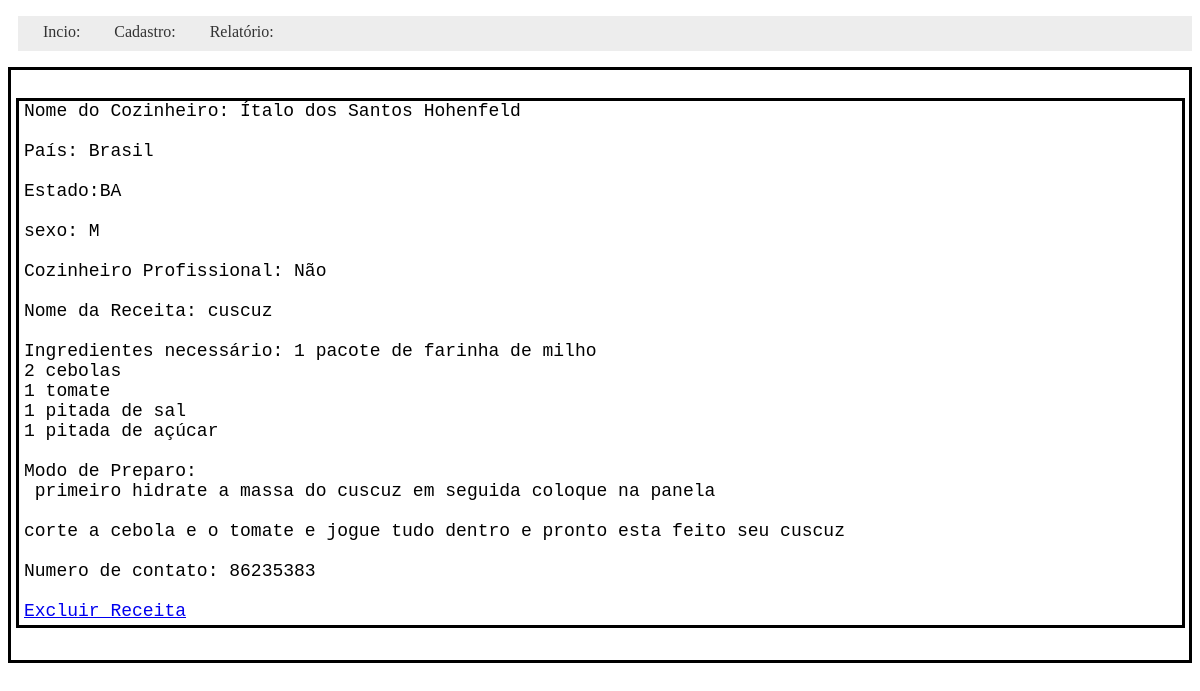
Page /relatorio.php on the committed database.
### tables this page shows
CREATE TABLE `cz_receita` (
  `id` int(4) NOT NULL,
  `nome` varchar(30) NOT NULL,
  `pais` varchar(20) NOT NULL,
  `estado` varchar(20) DEFAULT NULL,
  `sexo` varchar(11) DEFAULT NULL,
  `prof` tinyint(1) NOT NULL,
  `receita` varchar(20) DEFAULT NULL,
  `ig` text NOT NULL,
  `prep` text NOT NULL,
  `contato` int(15) DEFAULT NULL
);

### funcoesC.php (the view, shortened to what this page needs)
<?php
function lerDados(){
    $con = mysqli_connect("localhost","root","","cz1") or die("Erro(Conexão ao sql)");
    $res = mysqli_query($con,"select * from cz_receita");
        $total="";
        if($res){
            while($row= mysqli_fetch_array($res)){
                $nome = $row["nome"];
                $pais = $row["pais"];
                $estado =$row["estado"];
                $sexo = $row["sexo"];
                $prof = $row["prof"];
                $receita = $row["receita"];
                $ig = $row["ig"];
                $prep = $row["prep"];
                $contato = $row["contato"];
                $id = $row["id"];
                $excluir = "Excluir Receita";
                if($prof = 0){
                    $prof="Sim";
                }else{
                    $prof = "Não";
                }
               $total.="<section>".
                "<div id = 'txt'><label >Nome do Cozinheiro: $nome </label><br>" .
                     "<br><label >País: $pais </label><br>".
                     "<br><label >Estado:$estado </label><br>".
                     "<br><label >sexo: $sexo </label><br>".
                     "<br><label  >Cozinheiro Profissional: $prof </label><br>".
                     "<br><label  >Nome da Receita: $receita </label><br>".
                     "<br><label >Ingredientes necessário: $ig </label><br>".
                     "<br><label  >Modo de Preparo:<br> $prep </label><br>".
                     "<br><label >Numero de contato: $contato </label><br>".
                    "<div id ='aquin'><br><a href='excluir.php?id=$id'>$excluir</a></div></div></section>";
            }
        }
        return $total;
    }
?>

### relatorio.php (shortened to what this page needs)
<?php
include "funcoesC.php";
?>
<!DOCTYPE html>
<html lang="pt">
<head>
</head>
        <body>
        <nav id="menu" color = 'red'>
    <ul>
        <li><a href="index.php">Incio:</a></li>
        <li><a href="cadastro.php">Cadastro:</a></li>
        <li><a href="relatorio.php">Relatório:</a></li>
        </ul>
        </nav>
        <section >
                <div id = "tab">
                <pre>
                <?php
                echo lerDados();
                        ?>
                        </pre>
                        </div>
                 </section>
        </body>
</html>

### relatorio.php (style rules this page uses)
#tab { padding-bottom: 4px; padding-left: 5px; padding-right:4px; border:solid; overflow:hidden; }
#txt { border:solid black; font-size:18px; color:black; padding-bottom: 4px; padding-left: 5px; padding-right:4px; }
body { background:url("imagens/rela.jpg") }
#menu ul { margin-left:10px; padding:5px; background-color:#EDEDED; }
#menu ul li { display: inline; margin-left:10px; }
#menu ul li a { padding: 2px 10px; display: inline-block; background-color:#EDEDED; color: #333; text-decoration: none; border-bottom:3px solid #EDEDED; }

### rows in the picture
cz_receita: nome "Ítalo dos Santos Hohenfeld", pais "Brasil", estado "BA", sexo "M", prof "Não", receita "cuscuz", ig "1 pacote de farinha de milho 2 cebolas 1 tomate 1 pitada de sal 1 pitada de açúcar", prep "primeiro hidrate a massa do cuscuz em seguida coloque na panela corte a cebola e o tomate e jogue tudo dentro e pronto esta feito seu cuscuz", contato "86235383", excluir "Excluir Receita"
